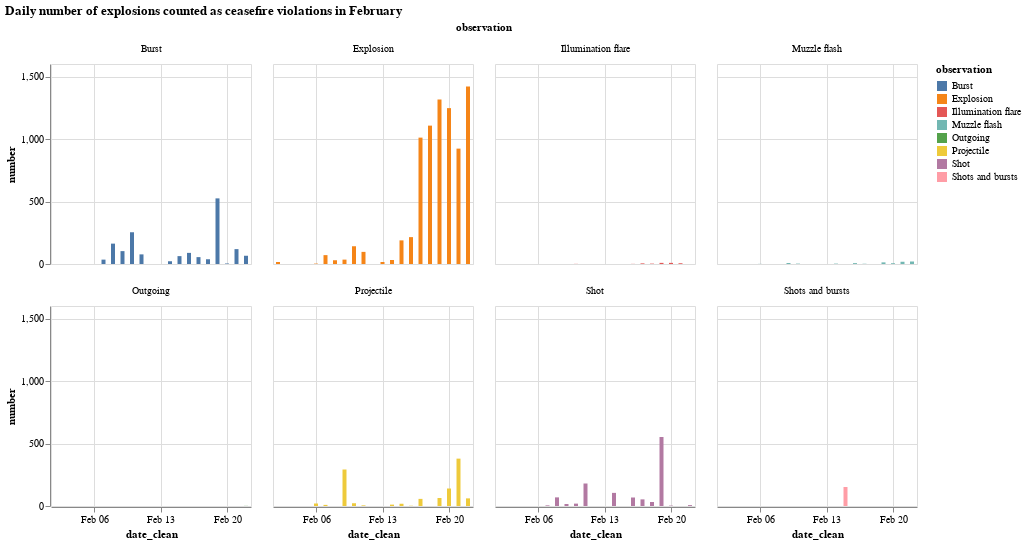

The cell this chart's notebook holds for it:
### Markdown cell above
#### Chart

### Code cell
alt.Chart(
    daily_counts_types[
        # (daily_counts_types["observation"] == "Explosion")&
        (daily_counts_types["date_clean"] > "2022-01-31")
    ]
).mark_bar(width=4).encode(
    x="date_clean:T",
    y="number:Q",
    color="observation",
    facet=alt.Facet("observation", columns=4),
).properties(
    width=200,
    height=200,
    title="Daily number of explosions counted as ceasefire violations in February",
)

### Figure 1 — Vega-Lite specification as saved in the notebook (floating-point values rounded to 4 significant figures)
{"config": {"view": {"continuousWidth": 400, "continuousHeight": 300}}, "data": {"name": "data-beabb0bb96aff5ad1a5f229688361e37"}, "mark": {"type": "bar", "width": 4}, "encoding": {"color": {"field": "observation", "type": "nominal"}, "facet": {"columns": 4, "field": "observation", "type": "nominal"}, "x": {"field": "date_clean", "type": "temporal"}, "y": {"field": "number", "type": "quantitative"}}, "height": 200, "title": "Daily number of explosions counted as ceasefire violations in February", "width": 200, "$schema": "https://vega.github.io/schema/vega-lite/v4.17.0.json", "datasets": {"data-beabb0bb96aff5ad1a5f229688361e37": [{"date_clean": "2022-02-02T00:00:00", "observation": "Explosion", "number": 16.0}, {"date_clean": "2022-02-06T00:00:00", "observation": "Explosion", "number": 3.0}, {"date_clean": "2022-02-06T00:00:00", "observation": "Muzzle flash", "number": 1.0}, {"date_clean": "2022-02-06T00:00:00", "observation": "Projectile", "number": 20.0}, {"date_clean": "2022-02-07T00:00:00", "observation": "Burst", "number": 35.0}, {"date_clean": "2022-02-07T00:00:00", "observation": "Explosion", "number": 71.0}, {"date_clean": "2022-02-07T00:00:00", "observation": "Projectile", "number": 9.0}, {"date_clean": "2022-02-07T00:00:00", "observation": "Shot", "number": 5.0}, {"date_clean": "2022-02-08T00:00:00", "observation": "Burst", "number": 163.0}, {"date_clean": "2022-02-08T00:00:00", "observation": "Explosion", "number": 30.0}, {"date_clean": "2022-02-08T00:00:00", "observation": "Shot", "number": 69.0}, {"date_clean": "2022-02-09T00:00:00", "observation": "Burst", "number": 103.0}, {"date_clean": "2022-02-09T00:00:00", "observation": "Explosion", "number": 35.0}, {"date_clean": "2022-02-09T00:00:00", "observation": "Muzzle flash", "number": 8.0}, {"date_clean": "2022-02-09T00:00:00", "observation": "Projectile", "number": 292.0}, {"date_clean": "2022-02-09T00:00:00", "observation": "Shot", "number": 16.0}, {"date_clean": "2022-02-10T00:00:00", "observation": "Burst", "number": 254.0}, {"date_clean": "2022-02-10T00:00:00", "observation": "Explosion", "number": 142.0}, {"date_clean": "2022-02-10T00:00:00", "observation": "Illumination flare", "number": 1.0}, {"date_clean": "2022-02-10T00:00:00", "observation": "Muzzle flash", "number": 3.0}, {"date_clean": "2022-02-10T00:00:00", "observation": "Projectile", "number": 22.0}, {"date_clean": "2022-02-10T00:00:00", "observation": "Shot", "number": 19.0}, {"date_clean": "2022-02-11T00:00:00", "observation": "Burst", "number": 77.0}, {"date_clean": "2022-02-11T00:00:00", "observation": "Explosion", "number": 97.0}, {"date_clean": "2022-02-11T00:00:00", "observation": "Projectile", "number": 5.0}, {"date_clean": "2022-02-11T00:00:00", "observation": "Shot", "number": 180.0}, {"date_clean": "2022-02-13T00:00:00", "observation": "Explosion", "number": 16.0}, {"date_clean": "2022-02-14T00:00:00", "observation": "Burst", "number": 22.0}, {"date_clean": "2022-02-14T00:00:00", "observation": "Explosion", "number": 32.0}, {"date_clean": "2022-02-14T00:00:00", "observation": "Muzzle flash", "number": 3.0}, {"date_clean": "2022-02-14T00:00:00", "observation": "Projectile", "number": 11.0}, {"date_clean": "2022-02-14T00:00:00", "observation": "Shot", "number": 105.0}, {"date_clean": "2022-02-15T00:00:00", "observation": "Burst", "number": 63.0}, {"date_clean": "2022-02-15T00:00:00", "observation": "Explosion", "number": 189.0}, {"date_clean": "2022-02-15T00:00:00", "observation": "Projectile", "number": 18.0}, {"date_clean": "2022-02-15T00:00:00", "observation": "Shots and bursts", "number": 152.0}, {"date_clean": "2022-02-16T00:00:00", "observation": "Burst", "number": 89.0}, {"date_clean": "2022-02-16T00:00:00", "observation": "Explosion", "number": 215.0}, {"date_clean": "2022-02-16T00:00:00", "observation": "Illumination flare", "number": 1.0}, {"date_clean": "2022-02-16T00:00:00", "observation": "Muzzle flash", "number": 7.0}, {"date_clean": "2022-02-16T00:00:00", "observation": "Projectile", "number": 2.0}, {"date_clean": "2022-02-16T00:00:00", "observation": "Shot", "number": 68.0}, {"date_clean": "2022-02-17T00:00:00", "observation": "Burst", "number": 55.0}, {"date_clean": "2022-02-17T00:00:00", "observation": "Explosion", "number": 1011.0}, {"date_clean": "2022-02-17T00:00:00", "observation": "Illumination flare", "number": 5.0}, {"date_clean": "2022-02-17T00:00:00", "observation": "Muzzle flash", "number": 2.0}, {"date_clean": "2022-02-17T00:00:00", "observation": "Projectile", "number": 57.0}, {"date_clean": "2022-02-17T00:00:00", "observation": "Shot", "number": 53.0}, {"date_clean": "2022-02-18T00:00:00", "observation": "Burst", "number": 38.0}, {"date_clean": "2022-02-18T00:00:00", "observation": "Explosion", "number": 1107.0}, {"date_clean": "2022-02-18T00:00:00", "observation": "Illumination flare", "number": 3.0}, {"date_clean": "2022-02-18T00:00:00", "observation": "Shot", "number": 32.0}, {"date_clean": "2022-02-19T00:00:00", "observation": "Burst", "number": 525.0}, {"date_clean": "2022-02-19T00:00:00", "observation": "Explosion", "number": 1317.0}, {"date_clean": "2022-02-19T00:00:00", "observation": "Illumination flare", "number": 9.0}, {"date_clean": "2022-02-19T00:00:00", "observation": "Muzzle flash", "number": 13.0}, {"date_clean": "2022-02-19T00:00:00", "observation": "Projectile", "number": 64.0}, {"date_clean": "2022-02-19T00:00:00", "observation": "Shot", "number": 552.0}, {"date_clean": "2022-02-20T00:00:00", "observation": "Burst", "number": 4.0}, {"date_clean": "2022-02-20T00:00:00", "observation": "Explosion", "number": 1247.0}, {"date_clean": "2022-02-20T00:00:00", "observation": "Illumination flare", "number": 9.0}, {"date_clean": "2022-02-20T00:00:00", "observation": "Muzzle flash", "number": 6.0}, {"date_clean": "2022-02-20T00:00:00", "observation": "Projectile", "number": 140.0}, {"date_clean": "2022-02-20T00:00:00", "observation": "Shot", "number": 3.0}, {"date_clean": "2022-02-21T00:00:00", "observation": "Burst", "number": 119.0}, {"date_clean": "2022-02-21T00:00:00", "observation": "Explosion", "number": 923.0}, {"date_clean": "2022-02-21T00:00:00", "observation": "Illumination flare", "number": 6.0}, {"date_clean": "2022-02-21T00:00:00", "observation": "Muzzle flash", "number": 18.0}, {"date_clean": "2022-02-21T00:00:00", "observation": "Projectile", "number": 379.0}, {"date_clean": "2022-02-22T00:00:00", "observation": "Burst", "number": 66.0}, {"date_clean": "2022-02-22T00:00:00", "observation": "Explosion", "number": 1420.0}, {"date_clean": "2022-02-22T00:00:00", "observation": "Muzzle flash", "number": 20.0}, {"date_clean": "2022-02-22T00:00:00", "observation": "Outgoing", "number": 1.0}, {"date_clean": "2022-02-22T00:00:00", "observation": "Projectile", "number": 61.0}, {"date_clean": "2022-02-22T00:00:00", "observation": "Shot", "number": 7.0}]}}
